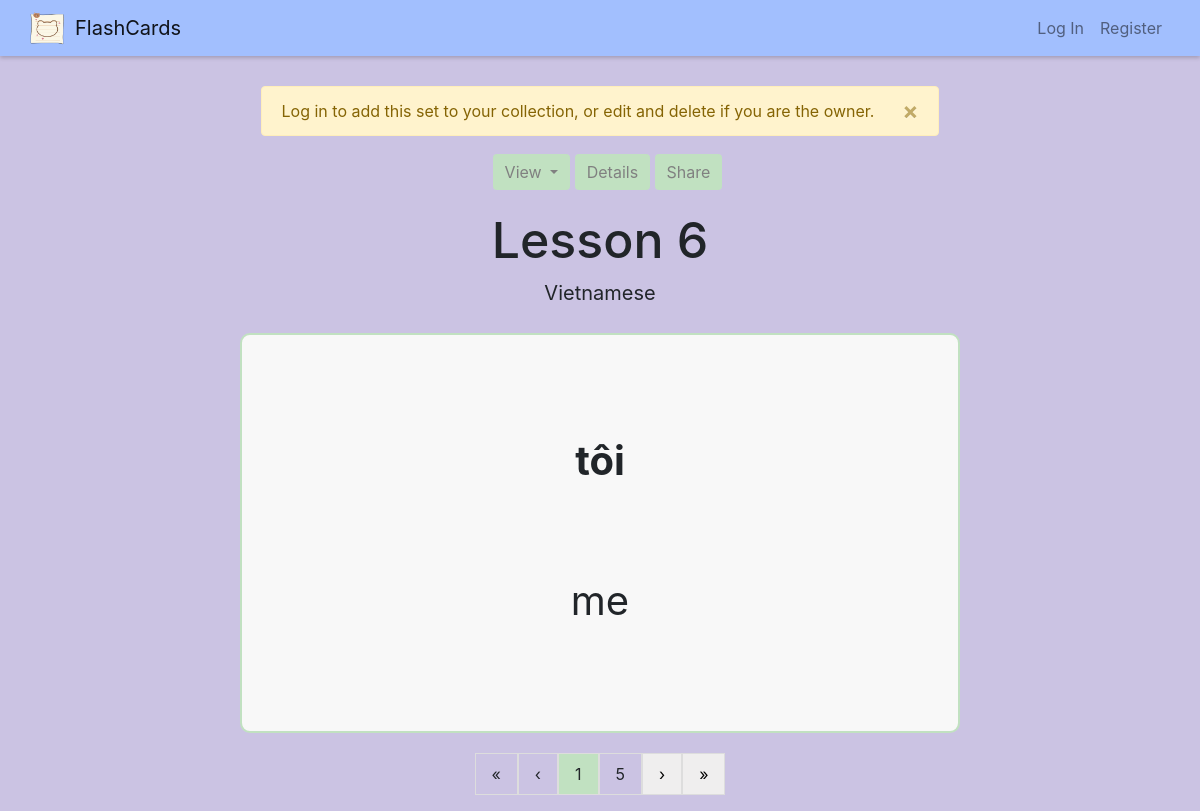
The app's page /view-set/6 with its own data.
### flashcards/models.py (models this page shows)
class Set(models.Model):
    owner = models.ForeignKey("User", on_delete=models.CASCADE, related_name="sets")
    name = models.CharField(max_length=255)
    description = models.TextField(blank=True)
    timestamp = models.DateTimeField(auto_now_add=True)

class Card(models.Model):
    set = models.ForeignKey("Set", on_delete=models.CASCADE, related_name="cards")
    term = models.CharField(max_length=255)
    definition = models.TextField()

### flashcards/views.py (the view, shortened to what this page needs)
# urls.py: path("view-set/<int:set_id>", views.set, name="view-set"),
def set(request, set_id):
    user = None
    message = None
    if request.user.is_authenticated:
        user = request.user
    else:
        message = "Log in to add this set to your collection, or edit and delete if you are the owner."
    try:
        set = Set.objects.get(pk=set_id)
        cards = set.cards.all()
        paginator = Paginator(cards, 1)
        page_number = request.GET.get("page")
        page_obj = paginator.get_page(page_number)
        user_is_not_owner = set.owner != user
        user_has_not_added = len(Add.objects.filter(user=user, set=set)) == 0
    except Set.DoesNotExist:
        return HttpResponseRedirect(reverse('error', args=(404,)))
    return render(request, "flashcards/set.html", {
            "set": set,
            "user_is_not_owner": user_is_not_owner,
            "user_has_not_added": user_has_not_added,
            "message": message,
            "page_obj": page_obj
        })

### flashcards/templates/flashcards/set.html (shortened to what this page needs)
{% extends "flashcards/layout.html" %}
{% load static %}
{% block body %}
    {% if message %}
    <div class="container">
        <div class="alert alert-warning alert-dismissible">
            <a href="#" class="close" data-dismiss="alert" aria-label="close">&times;</a>
            {{ message }}
        </div>
    <div class="container">
    {% endif %}
    <div class="container center">
        <div class="actions-bar">
            <button class="btn btn-info dropdown-toggle" type="button" id="view-mode-btn" data-toggle="dropdown" aria-haspopup="true" aria-expanded="false">
                View
            </button>
            <button class="btn btn-info popup" onclick="showDetails()">Details
            </button>
            <button onclick="share()" class="btn btn-info popup">Share
            </button>
        </div>
        <div class="set-banner">
            <h3>{{ set.name }}</h3>
            <div>{{ set.description }}</div>
        </div>
        <div class="existing-cards-div" id="one-card-view">
            {% if page_obj %}
                {% for card in page_obj %}
                <div class="existing-onecard-div" id="{{ card.pk }}">
                    <div class="onecard-item onecard-title">{{ card.term }}</div>
                    <div class="onecard-item">{{ card.definition }}</div>
                </div>
                {% endfor %}
            {% else %}
                <div class="empty-field">No cards yet.</div>
            {% endif %}
            {% if page_obj %}
                <div class="pagination">
                    {% if page_obj.has_previous %}
                        <a href="?page=1">&laquo;</a>
                        <a href="?page={{ page_obj.previous_page_number }}">&lsaquo;</a>
                    {% else %}
                        <a class="inactive">&laquo;</a>
                        <a class="inactive">&lsaquo;</a>
                    {% endif %}
                        <a class="active">{{ page_obj.number }}</a>
                        <a class="inactive">{{ page_obj.paginator.num_pages }}</a>
                    {% if page_obj.has_next %}
                        <a href="?page={{ page_obj.next_page_number }}">&rsaquo;</a>
                        <a href="?page={{ page_obj.paginator.num_pages }}">&raquo;</a>
                    {% else %}
                        <a class="inactive">&rsaquo;</a>
                        <a class="inactive">&raquo;</a>
                    {% endif %}
                </div>
            {% endif %}
        </div>
    </div>
{% endblock %}

### flashcards/static/flashcards/styles.css (style rules this page uses)
body { background-color: #CBC3E3; }
.container { display: flex; flex-direction: column; align-items: center; text-align: center; }
.center { text-align: center; }
.existing-sets-div, .existing-cards-div, #edit-view { margin-top: 15px; }
#view-mode-btn { margin-left: 15px; }
.popup { position: relative; display: inline-block; cursor: pointer; -webkit-user-select: none; -moz-user-select: none; -ms-user-select: none; user-select: none; }
.pagination { display: inline-block; }
.pagination a { color: black; float: left; padding: 8px 16px; text-decoration: none; transition: background-color .3s; border: 1px solid #ddd; margin: 10px 0px; }
.pagination a { background-color: #efeeee; }
.pagination a.active { background-color: #C1E1C1; }
.pagination a.inactive { background-color: transparent; }
.btn-info { background-color: #C1E1C1; border: none; color: grey; }

### records on screen
Set: name "Lesson 6", description "Vietnamese"
Card: term "tôi", definition "me"

### other values on screen
{{ message }} "Log in to add this set to your collection, or edit and delete if you are the owner."
{{ page_obj.number }} "1"
{{ page_obj.paginator.num_pages }} "5"
